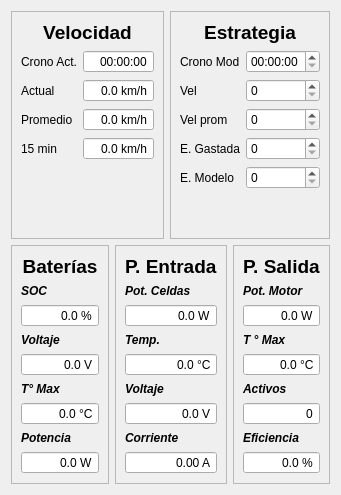
          <widget class="QWidget" name="tabGeneral1">
           <attribute name="title">
            <string>General</string>
           </attribute>
           <layout class="QGridLayout" name="gridLayout_6">
            <item row="0" column="0">
             <layout class="QVBoxLayout" name="verticalLayout_4">
              <item>
               <layout class="QHBoxLayout" name="horizontalLayout_4">
                <item>
                 <widget class="QFrame" name="frame">
                  <property name="frameShape">
                   <enum>QFrame::StyledPanel</enum>
                  </property>
                  <property name="frameShadow">
                   <enum>QFrame::Raised</enum>
                  </property>
                  <layout class="QGridLayout" name="gridLayout_14">
                   <item row="0" column="0">
                    <widget class="QLabel" name="label">
                     <property name="font">
                      <font>
                       <pointsize>14</pointsize>
                       <weight>75</weight>
                       <bold>true</bold>
                      </font>
                     </property>
                     <property name="text">
                      <string>Velocidad</string>
                     </property>
                     <property name="alignment">
                      <set>Qt::AlignCenter</set>
                     </property>
                    </widget>
                   </item>
                   <item row="1" column="0">
                    <layout class="QHBoxLayout" name="horizontalLayout_7">
                     <item>
                      <layout class="QVBoxLayout" name="verticalLayout_13">
                       <item>
                        <widget class="QLabel" name="label_43">
                         <property name="text">
                          <string>Crono Act.</string>
                         </property>
                        </widget>
                       </item>
                       <item>
                        <widget class="QLabel" name="label_35">
                         <property name="text">
                          <string>Actual</string>
                         </property>
                        </widget>
                       </item>
                       <item>
                        <widget class="QLabel" name="label_36">
                         <property name="text">
                          <string>Promedio</string>
                         </property>
                        </widget>
                       </item>
                       <item>
                        <widget class="QLabel" name="label_37">
                         <property name="text">
                          <string>15 min</string>
                         </property>
                        </widget>
                       </item>
                      </layout>
                     </item>
                     <item>
                      <layout class="QVBoxLayout" name="verticalLayout_12">
                       <item>
                        <widget class="QTimeEdit" name="timeEdit_3">
                         <property name="alignment">
                          <set>Qt::AlignRight|Qt::AlignTrailing|Qt::AlignVCenter</set>
                         </property>
                         <property name="readOnly">
                          <bool>true</bool>
                         </property>
                         <property name="buttonSymbols">
                          <enum>QAbstractSpinBox::NoButtons</enum>
                         </property>
                        </widget>
                       </item>
                       <item>
                        <widget class="QDoubleSpinBox" name="doubleSpinBox_23">
                         <property name="alignment">
                          <set>Qt::AlignRight|Qt::AlignTrailing|Qt::AlignVCenter</set>
                         </property>
                         <property name="readOnly">
                          <bool>true</bool>
                         </property>
                         <property name="buttonSymbols">
                          <enum>QAbstractSpinBox::NoButtons</enum>
                         </property>
                         <property name="specialValueText">
                          <string/>
                         </property>
                         <property name="suffix">
                          <string> km/h</string>
                         </property>
                         <property name="decimals">
                          <number>1</number>
                         </property>
                         <property name="maximum">
                          <double>999.000000000000000</double>
                         </property>
                        </widget>
                       </item>
                       <item>
                        <widget class="QDoubleSpinBox" name="doubleSpinBox_24">
                         <property name="alignment">
                          <set>Qt::AlignRight|Qt::AlignTrailing|Qt::AlignVCenter</set>
                         </property>
                         <property name="buttonSymbols">
                          <enum>QAbstractSpinBox::NoButtons</enum>
                         </property>
                         <property name="suffix">
                          <string> km/h</string>
                         </property>
                         <property name="decimals">
                          <number>1</number>
                         </property>
                         <property name="maximum">
                          <double>999.000000000000000</double>
                         </property>
                         <property name="value">
                          <double>0.000000000000000</double>
                         </property>
                        </widget>
                       </item>
                       <item>
                        <widget class="QDoubleSpinBox" name="doubleSpinBox_25">
                         <property name="wrapping">
                          <bool>false</bool>
                         </property>
                         <property name="frame">
                          <bool>true</bool>
                         </property>
                         <property name="alignment">
                          <set>Qt::AlignRight|Qt::AlignTrailing|Qt::AlignVCenter</set>
                         </property>
                         <property name="readOnly">
                          <bool>true</bool>
                         </property>
                         <property name="buttonSymbols">
                          <enum>QAbstractSpinBox::NoButtons</enum>
                         </property>
                         <property name="suffix">
                          <string> km/h</string>
                         </property>
                         <property name="decimals">
                          <number>1</number>
                         </property>
                         <property name="maximum">
                          <double>999.000000000000000</double>
                         </property>
                        </widget>
                       </item>
                      </layout>
                     </item>
                    </layout>
                   </item>
                   <item row="2" column="0">
                    <spacer name="verticalSpacer">
                     <property name="orientation">
                      <enum>Qt::Vertical</enum>
                     </property>
                     <property name="sizeHint" stdset="0">
                      <size>
                       <width>20</width>
                       <height>40</height>
                      </size>
                     </property>
                    </spacer>
                   </item>
                  </layout>
                 </widget>
                </item>
                <item>
                 <widget class="QFrame" name="frame_5">
                  <property name="frameShape">
                   <enum>QFrame::StyledPanel</enum>
                  </property>
                  <property name="frameShadow">
                   <enum>QFrame::Raised</enum>
                  </property>
                  <layout class="QGridLayout" name="gridLayout_16">
                   <item row="2" column="0">
                    <layout class="QHBoxLayout" name="horizontalLayout_9">
                     <item>
                      <layout class="QVBoxLayout" name="verticalLayout_18">
                       <item>
                        <widget class="QLabel" name="label_46">
                         <property name="text">
                          <string>Crono Mod</string>
                         </property>
                        </widget>
                       </item>
                       <item>
                        <widget class="QLabel" name="label_42">
                         <property name="text">
                          <string>Vel</string>
                         </property>
                        </widget>
                       </item>
                       <item>
                        <widget class="QLabel" name="label_41">
                         <property name="text">
                          <string>Vel prom</string>
                         </property>
                        </widget>
                       </item>
                       <item>
                        <widget class="QLabel" name="label_44">
                         <property name="text">
                          <string>E. Gastada</string>
                         </property>
                        </widget>
                       </item>
                       <item>
                        <widget class="QLabel" name="label_45">
                         <property name="text">
                          <string>E. Modelo</string>
                         </property>
                        </widget>
                       </item>
                      </layout>
                     </item>
                     <item>
                      <layout class="QVBoxLayout" name="verticalLayout_16">
                       <item>
                        <widget class="QTimeEdit" name="timeEdit"/>
                       </item>
                       <item>
                        <widget class="QSpinBox" name="spinBox_4"/>
                       </item>
                       <item>
                        <widget class="QSpinBox" name="spinBox_3"/>
                       </item>
                       <item>
                        <widget class="QSpinBox" name="spinBox"/>
                       </item>
                       <item>
                        <widget class="QSpinBox" name="spinBox_2"/>
                       </item>
                      </layout>
                     </item>
                    </layout>
                   </item>
                   <item row="3" column="0">
                    <spacer name="verticalSpacer_3">
                     <property name="orientation">
                      <enum>Qt::Vertical</enum>
                     </property>
                     <property name="sizeHint" stdset="0">
                      <size>
                       <width>20</width>
                       <height>40</height>
                      </size>
                     </property>
                    </spacer>
                   </item>
                   <item row="1" column="0">
                    <widget class="QLabel" name="label_2">
                     <property name="font">
                      <font>
                       <pointsize>14</pointsize>
                       <weight>75</weight>
                       <bold>true</bold>
                      </font>
                     </property>
                     <property name="text">
                      <string>Estrategia</string>
                     </property>
                     <property name="alignment">
                      <set>Qt::AlignCenter</set>
                     </property>
                    </widget>
                   </item>
                  </layout>
                 </widget>
                </item>
               </layout>
              </item>
              <item>
               <layout class="QHBoxLayout" name="horizontalLayout_3">
                <item>
                 <widget class="QFrame" name="frame_2">
                  <property name="frameShape">
                   <enum>QFrame::StyledPanel</enum>
                  </property>
                  <property name="frameShadow">
                   <enum>QFrame::Raised</enum>
                  </property>
                  <layout class="QGridLayout" name="gridLayout_8">
                   <item row="0" column="0">
                    <layout class="QVBoxLayout" name="verticalLayout_6">
                     <item>
                      <widget class="QLabel" name="label_3">
                       <property name="font">
                        <font>
                         <pointsize>14</pointsize>
                         <weight>75</weight>
                         <bold>true</bold>
                         <strikeout>false</strikeout>
                        </font>
                       </property>
                       <property name="text">
                        <string>Baterías</string>
                       </property>
                       <property name="alignment">
                        <set>Qt::AlignCenter</set>
                       </property>
                      </widget>
                     </item>
                     <item>
                      <widget class="QLabel" name="label_11">
                       <property name="font">
                        <font>
                         <weight>75</weight>
                         <italic>true</italic>
                         <bold>true</bold>
                         <underline>false</underline>
                        </font>
                       </property>
                       <property name="text">
                        <string>SOC</string>
                       </property>
                      </widget>
                     </item>
                     <item>
                      <widget class="QDoubleSpinBox" name="doubleSpinBox">
                       <property name="alignment">
                        <set>Qt::AlignRight|Qt::AlignTrailing|Qt::AlignVCenter</set>
                       </property>
                       <property name="readOnly">
                        <bool>true</bool>
                       </property>
                       <property name="buttonSymbols">
                        <enum>QAbstractSpinBox::NoButtons</enum>
                       </property>
                       <property name="prefix">
                        <string/>
                       </property>
                       <property name="suffix">
                        <string> %</string>
                       </property>
                       <property name="decimals">
                        <number>1</number>
                       </property>
                       <property name="maximum">
                        <double>100.000000000000000</double>
                       </property>
                      </widget>
                     </item>
                     <item>
                      <widget class="QLabel" name="label_12">
                       <property name="font">
                        <font>
                         <weight>75</weight>
                         <italic>true</italic>
                         <bold>true</bold>
                        </font>
                       </property>
                       <property name="text">
                        <string>Voltaje</string>
                       </property>
                      </widget>
                     </item>
                     <item>
                      <widget class="QDoubleSpinBox" name="doubleSpinBox_2">
                       <property name="alignment">
                        <set>Qt::AlignRight|Qt::AlignTrailing|Qt::AlignVCenter</set>
                       </property>
                       <property name="readOnly">
                        <bool>true</bool>
                       </property>
                       <property name="buttonSymbols">
                        <enum>QAbstractSpinBox::NoButtons</enum>
                       </property>
                       <property name="suffix">
                        <string> V</string>
                       </property>
                       <property name="decimals">
                        <number>1</number>
                       </property>
                       <property name="maximum">
                        <double>500.000000000000000</double>
                       </property>
                      </widget>
                     </item>
                     <item>
                      <widget class="QLabel" name="label_13">
                       <property name="font">
                        <font>
                         <weight>75</weight>
                         <italic>true</italic>
                         <bold>true</bold>
                        </font>
                       </property>
                       <property name="text">
                        <string>T° Max</string>
                       </property>
                      </widget>
                     </item>
                     <item>
                      <widget class="QDoubleSpinBox" name="doubleSpinBox_3">
                       <property name="alignment">
                        <set>Qt::AlignRight|Qt::AlignTrailing|Qt::AlignVCenter</set>
                       </property>
                       <property name="readOnly">
                        <bool>true</bool>
                       </property>
                       <property name="buttonSymbols">
                        <enum>QAbstractSpinBox::NoButtons</enum>
                       </property>
                       <property name="suffix">
                        <string> °C</string>
                       </property>
                       <property name="decimals">
                        <number>1</number>
                       </property>
                      </widget>
                     </item>
                     <item>
                      <widget class="QLabel" name="label_14">
                       <property name="font">
                        <font>
                         <weight>75</weight>
                         <italic>true</italic>
                         <bold>true</bold>
                        </font>
                       </property>
                       <property name="text">
                        <string>Potencia</string>
                       </property>
                      </widget>
                     </item>
                     <item>
                      <widget class="QDoubleSpinBox" name="doubleSpinBox_4">
                       <property name="alignment">
                        <set>Qt::AlignRight|Qt::AlignTrailing|Qt::AlignVCenter</set>
                       </property>
                       <property name="readOnly">
                        <bool>true</bool>
                       </property>
                       <property name="buttonSymbols">
                        <enum>QAbstractSpinBox::NoButtons</enum>
                       </property>
                       <property name="suffix">
                        <string> W</string>
                       </property>
                       <property name="decimals">
                        <number>1</number>
                       </property>
                       <property name="maximum">
                        <double>100000.000000000000000</double>
                       </property>
                      </widget>
                     </item>
                    </layout>
                   </item>
                  </layout>
                 </widget>
                </item>
                <item>
                 <widget class="QFrame" name="frame_3">
                  <property name="frameShape">
                   <enum>QFrame::StyledPanel</enum>
                  </property>
                  <property name="frameShadow">
                   <enum>QFrame::Raised</enum>
                  </property>
                  <layout class="QGridLayout" name="gridLayout_10">
                   <item row="0" column="0">
                    <layout class="QVBoxLayout" name="verticalLayout_8">
                     <item>
                      <widget class="QLabel" name="label_4">
                       <property name="font">
                        <font>
                         <pointsize>14</pointsize>
                         <weight>75</weight>
                         <bold>true</bold>
                        </font>
                       </property>
                       <property name="text">
                        <string>P. Entrada</string>
                       </property>
                      </widget>
                     </item>
                     <item>
                      <widget class="QLabel" name="label_15">
                       <property name="font">
                        <font>
                         <weight>75</weight>
                         <italic>true</italic>
                         <bold>true</bold>
                        </font>
                       </property>
                       <property name="text">
                        <string>Pot. Celdas</string>
                       </property>
                      </widget>
                     </item>
                     <item>
                      <widget class="QDoubleSpinBox" name="doubleSpinBox_9">
                       <property name="alignment">
                        <set>Qt::AlignRight|Qt::AlignTrailing|Qt::AlignVCenter</set>
                       </property>
                       <property name="readOnly">
                        <bool>true</bool>
                       </property>
                       <property name="buttonSymbols">
                        <enum>QAbstractSpinBox::NoButtons</enum>
                       </property>
                       <property name="suffix">
                        <string> W</string>
                       </property>
                       <property name="decimals">
                        <number>1</number>
                       </property>
                       <property name="maximum">
                        <double>10000.000000000000000</double>
                       </property>
                      </widget>
                     </item>
                     <item>
                      <widget class="QLabel" name="label_20">
                       <property name="font">
                        <font>
                         <weight>75</weight>
                         <italic>true</italic>
                         <bold>true</bold>
                        </font>
                       </property>
                       <property name="text">
                        <string>Temp.</string>
                       </property>
                      </widget>
                     </item>
                     <item>
                      <widget class="QDoubleSpinBox" name="doubleSpinBox_10">
                       <property name="alignment">
                        <set>Qt::AlignRight|Qt::AlignTrailing|Qt::AlignVCenter</set>
                       </property>
                       <property name="readOnly">
                        <bool>true</bool>
                       </property>
                       <property name="buttonSymbols">
                        <enum>QAbstractSpinBox::NoButtons</enum>
                       </property>
                       <property name="suffix">
                        <string> °C</string>
                       </property>
                       <property name="decimals">
                        <number>1</number>
                       </property>
                      </widget>
                     </item>
                     <item>
                      <widget class="QLabel" name="label_21">
                       <property name="font">
                        <font>
                         <weight>75</weight>
                         <italic>true</italic>
                         <bold>true</bold>
                        </font>
                       </property>
                       <property name="text">
                        <string>Voltaje</string>
                       </property>
                      </widget>
                     </item>
                     <item>
                      <widget class="QDoubleSpinBox" name="doubleSpinBox_11">
                       <property name="alignment">
                        <set>Qt::AlignRight|Qt::AlignTrailing|Qt::AlignVCenter</set>
                       </property>
                       <property name="readOnly">
                        <bool>true</bool>
                       </property>
                       <property name="buttonSymbols">
                        <enum>QAbstractSpinBox::NoButtons</enum>
                       </property>
                       <property name="suffix">
                        <string> V</string>
                       </property>
                       <property name="decimals">
                        <number>1</number>
                       </property>
                       <property name="maximum">
                        <double>1000.000000000000000</double>
                       </property>
                      </widget>
                     </item>
                     <item>
                      <widget class="QLabel" name="label_22">
                       <property name="font">
                        <font>
                         <weight>75</weight>
                         <italic>true</italic>
                         <bold>true</bold>
                        </font>
                       </property>
                       <property name="text">
                        <string>Corriente</string>
                       </property>
                      </widget>
                     </item>
                     <item>
                      <widget class="QDoubleSpinBox" name="doubleSpinBox_12">
                       <property name="alignment">
                        <set>Qt::AlignRight|Qt::AlignTrailing|Qt::AlignVCenter</set>
                       </property>
                       <property name="readOnly">
                        <bool>true</bool>
                       </property>
                       <property name="buttonSymbols">
                        <enum>QAbstractSpinBox::NoButtons</enum>
                       </property>
                       <property name="suffix">
                        <string> A</string>
                       </property>
                       <property name="maximum">
                        <double>1000.000000000000000</double>
                       </property>
                      </widget>
                     </item>
                    </layout>
                   </item>
                  </layout>
                 </widget>
                </item>
                <item>
                 <widget class="QFrame" name="frame_4">
                  <property name="frameShape">
                   <enum>QFrame::StyledPanel</enum>
                  </property>
                  <property name="frameShadow">
                   <enum>QFrame::Raised</enum>
                  </property>
                  <layout class="QGridLayout" name="gridLayout_12">
                   <item row="0" column="0">
                    <layout class="QVBoxLayout" name="verticalLayout_10">
                     <item>
                      <widget class="QLabel" name="label_5">
                       <property name="font">
                        <font>
                         <pointsize>14</pointsize>
                         <weight>75</weight>
                         <bold>true</bold>
                        </font>
                       </property>
                       <property name="text">
                        <string>P. Salida</string>
                       </property>
                      </widget>
                     </item>
                     <item>
                      <widget class="QLabel" name="label_27">
                       <property name="font">
                        <font>
                         <weight>75</weight>
                         <italic>true</italic>
                         <bold>true</bold>
                        </font>
                       </property>
                       <property name="text">
                        <string>Pot. Motor</string>
                       </property>
                      </widget>
                     </item>
                     <item>
                      <widget class="QDoubleSpinBox" name="doubleSpinBox_17">
                       <property name="alignment">
                        <set>Qt::AlignRight|Qt::AlignTrailing|Qt::AlignVCenter</set>
                       </property>
                       <property name="readOnly">
                        <bool>true</bool>
                       </property>
                       <property name="buttonSymbols">
                        <enum>QAbstractSpinBox::NoButtons</enum>
                       </property>
                       <property name="suffix">
                        <string> W</string>
                       </property>
                       <property name="decimals">
                        <number>1</number>
                       </property>
                       <property name="maximum">
                        <double>100000.000000000000000</double>
                       </property>
                      </widget>
                     </item>
                     <item>
                      <widget class="QLabel" name="label_28">
                       <property name="font">
                        <font>
                         <weight>75</weight>
                         <italic>true</italic>
                         <bold>true</bold>
                        </font>
                       </property>
                       <property name="text">
                        <string>T ° Max</string>
                       </property>
                      </widget>
                     </item>
                     <item>
                      <widget class="QDoubleSpinBox" name="doubleSpinBox_18">
                       <property name="alignment">
                        <set>Qt::AlignRight|Qt::AlignTrailing|Qt::AlignVCenter</set>
                       </property>
                       <property name="readOnly">
                        <bool>true</bool>
                       </property>
                       <property name="buttonSymbols">
                        <enum>QAbstractSpinBox::NoButtons</enum>
                       </property>
                       <property name="suffix">
                        <string> °C</string>
                       </property>
                       <property name="decimals">
                        <number>1</number>
                       </property>
                       <property name="maximum">
                        <double>1000.000000000000000</double>
                       </property>
                      </widget>
                     </item>
                     <item>
                      <widget class="QLabel" name="label_29">
                       <property name="font">
                        <font>
                         <weight>75</weight>
                         <italic>true</italic>
                         <bold>true</bold>
                        </font>
                       </property>
                       <property name="text">
                        <string>Activos</string>
                       </property>
                      </widget>
                     </item>
                     <item>
                      <widget class="QSpinBox" name="spinBox_19">
                       <property name="alignment">
                        <set>Qt::AlignRight|Qt::AlignTrailing|Qt::AlignVCenter</set>
                       </property>
                       <property name="readOnly">
                        <bool>true</bool>
                       </property>
                       <property name="buttonSymbols">
                        <enum>QAbstractSpinBox::NoButtons</enum>
                       </property>
                      </widget>
                     </item>
                     <item>
                      <widget class="QLabel" name="label_30">
                       <property name="font">
                        <font>
                         <weight>75</weight>
                         <italic>true</italic>
                         <bold>true</bold>
                        </font>
                       </property>
                       <property name="text">
                        <string>Eficiencia</string>
                       </property>
                      </widget>
                     </item>
                     <item>
                      <widget class="QDoubleSpinBox" name="doubleSpinBox_20">
                       <property name="alignment">
                        <set>Qt::AlignRight|Qt::AlignTrailing|Qt::AlignVCenter</set>
                       </property>
                       <property name="readOnly">
                        <bool>true</bool>
                       </property>
                       <property name="buttonSymbols">
                        <enum>QAbstractSpinBox::NoButtons</enum>
                       </property>
                       <property name="suffix">
                        <string> %</string>
                       </property>
                       <property name="decimals">
                        <number>1</number>
                       </property>
                      </widget>
                     </item>
                    </layout>
                   </item>
                  </layout>
                 </widget>
                </item>
               </layout>
              </item>
             </layout>
            </item>
           </layout>
          </widget>
